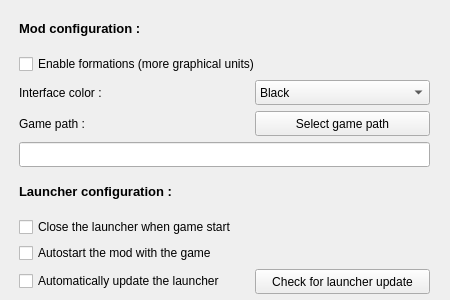
<?xml version="1.0" encoding="UTF-8"?>
<ui version="4.0">
 <class>optionBox</class>
 <widget class="QWidget" name="optionBox">
  <property name="windowModality">
   <enum>Qt::WindowModal</enum>
  </property>
  <property name="geometry">
   <rect>
    <x>0</x>
    <y>0</y>
    <width>450</width>
    <height>300</height>
   </rect>
  </property>
  <property name="sizePolicy">
   <sizepolicy hsizetype="Preferred" vsizetype="Fixed">
    <horstretch>0</horstretch>
    <verstretch>0</verstretch>
   </sizepolicy>
  </property>
  <property name="minimumSize">
   <size>
    <width>450</width>
    <height>300</height>
   </size>
  </property>
  <property name="maximumSize">
   <size>
    <width>450</width>
    <height>300</height>
   </size>
  </property>
  <property name="focusPolicy">
   <enum>Qt::StrongFocus</enum>
  </property>
  <property name="windowTitle">
   <string>Options</string>
  </property>
  <property name="locale">
   <locale language="English" country="UnitedStates"/>
  </property>
  <widget class="QWidget" name="verticalLayoutWidget">
   <property name="geometry">
    <rect>
     <x>9</x>
     <y>9</y>
     <width>431</width>
     <height>285</height>
    </rect>
   </property>
   <layout class="QVBoxLayout" name="verticalLayout_4">
    <property name="leftMargin">
     <number>10</number>
    </property>
    <property name="rightMargin">
     <number>10</number>
    </property>
    <item>
     <widget class="QLabel" name="lb_modconf">
      <property name="text">
       <string>&lt;html&gt;&lt;head/&gt;&lt;body&gt;&lt;p&gt;&lt;span style=&quot; font-size:10pt; font-weight:600;&quot;&gt;Mod configuration :&lt;/span&gt;&lt;/p&gt;&lt;/body&gt;&lt;/html&gt;</string>
      </property>
     </widget>
    </item>
    <item>
     <widget class="QCheckBox" name="opt_checkbox_formations">
      <property name="text">
       <string>Enable formations (more graphical units)</string>
      </property>
     </widget>
    </item>
    <item>
     <layout class="QHBoxLayout" name="horizontalLayout">
      <item>
       <widget class="QLabel" name="lb_intcolor">
        <property name="text">
         <string>Interface color :</string>
        </property>
       </widget>
      </item>
      <item>
       <widget class="QComboBox" name="colorBox">
        <property name="sizePolicy">
         <sizepolicy hsizetype="Fixed" vsizetype="Fixed">
          <horstretch>0</horstretch>
          <verstretch>0</verstretch>
         </sizepolicy>
        </property>
        <property name="minimumSize">
         <size>
          <width>175</width>
          <height>25</height>
         </size>
        </property>
        <property name="maximumSize">
         <size>
          <width>150</width>
          <height>16777215</height>
         </size>
        </property>
        <property name="editable">
         <bool>false</bool>
        </property>
        <item>
         <property name="text">
          <string>Black</string>
         </property>
        </item>
        <item>
         <property name="text">
          <string>Coal</string>
         </property>
        </item>
        <item>
         <property name="text">
          <string>Dark Red</string>
         </property>
        </item>
        <item>
         <property name="text">
          <string>Forest</string>
         </property>
        </item>
        <item>
         <property name="text">
          <string>Purple</string>
         </property>
        </item>
        <item>
         <property name="text">
          <string>Red</string>
         </property>
        </item>
        <item>
         <property name="text">
          <string>Silver</string>
         </property>
        </item>
        <item>
         <property name="text">
          <string>Cerulean</string>
         </property>
        </item>
       </widget>
      </item>
     </layout>
    </item>
    <item>
     <layout class="QHBoxLayout" name="horizontalLayout_2">
      <item>
       <widget class="QLabel" name="label">
        <property name="text">
         <string>Game path :</string>
        </property>
       </widget>
      </item>
      <item>
       <widget class="QPushButton" name="opt_bt_path">
        <property name="sizePolicy">
         <sizepolicy hsizetype="Fixed" vsizetype="Fixed">
          <horstretch>0</horstretch>
          <verstretch>0</verstretch>
         </sizepolicy>
        </property>
        <property name="minimumSize">
         <size>
          <width>175</width>
          <height>25</height>
         </size>
        </property>
        <property name="maximumSize">
         <size>
          <width>150</width>
          <height>16777215</height>
         </size>
        </property>
        <property name="text">
         <string>Select game path</string>
        </property>
       </widget>
      </item>
     </layout>
    </item>
    <item>
     <widget class="QLineEdit" name="opt_text_path">
      <property name="sizePolicy">
       <sizepolicy hsizetype="Fixed" vsizetype="Fixed">
        <horstretch>0</horstretch>
        <verstretch>0</verstretch>
       </sizepolicy>
      </property>
      <property name="minimumSize">
       <size>
        <width>224</width>
        <height>25</height>
       </size>
      </property>
      <property name="maximumSize">
       <size>
        <width>475</width>
        <height>16777215</height>
       </size>
      </property>
      <property name="readOnly">
       <bool>true</bool>
      </property>
     </widget>
    </item>
    <item>
     <widget class="QLabel" name="lb_modconf_2">
      <property name="text">
       <string>&lt;html&gt;&lt;head/&gt;&lt;body&gt;&lt;p&gt;&lt;span style=&quot; font-size:10pt; font-weight:600;&quot;&gt;Launcher configuration :&lt;/span&gt;&lt;/p&gt;&lt;/body&gt;&lt;/html&gt;</string>
      </property>
     </widget>
    </item>
    <item>
     <widget class="QCheckBox" name="checkerBox">
      <property name="text">
       <string>Close the launcher when game start</string>
      </property>
     </widget>
    </item>
    <item>
     <widget class="QCheckBox" name="startBox">
      <property name="text">
       <string>Autostart the mod with the game</string>
      </property>
     </widget>
    </item>
    <item>
     <layout class="QHBoxLayout" name="horizontalLayout_3">
      <item>
       <widget class="QCheckBox" name="opt_checkbox_autoupdate">
        <property name="text">
         <string>Automatically update the launcher</string>
        </property>
       </widget>
      </item>
      <item>
       <widget class="QPushButton" name="opt_bt_chklauncher">
        <property name="sizePolicy">
         <sizepolicy hsizetype="Fixed" vsizetype="Fixed">
          <horstretch>0</horstretch>
          <verstretch>0</verstretch>
         </sizepolicy>
        </property>
        <property name="minimumSize">
         <size>
          <width>175</width>
          <height>25</height>
         </size>
        </property>
        <property name="maximumSize">
         <size>
          <width>150</width>
          <height>16777215</height>
         </size>
        </property>
        <property name="text">
         <string>Check for launcher update</string>
        </property>
       </widget>
      </item>
     </layout>
    </item>
   </layout>
  </widget>
 </widget>
 <resources/>
 <connections/>
</ui>
